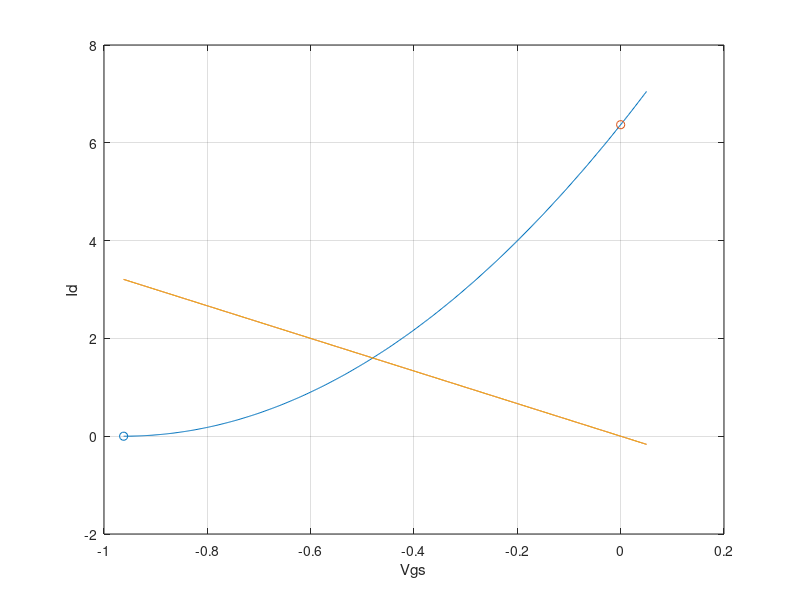
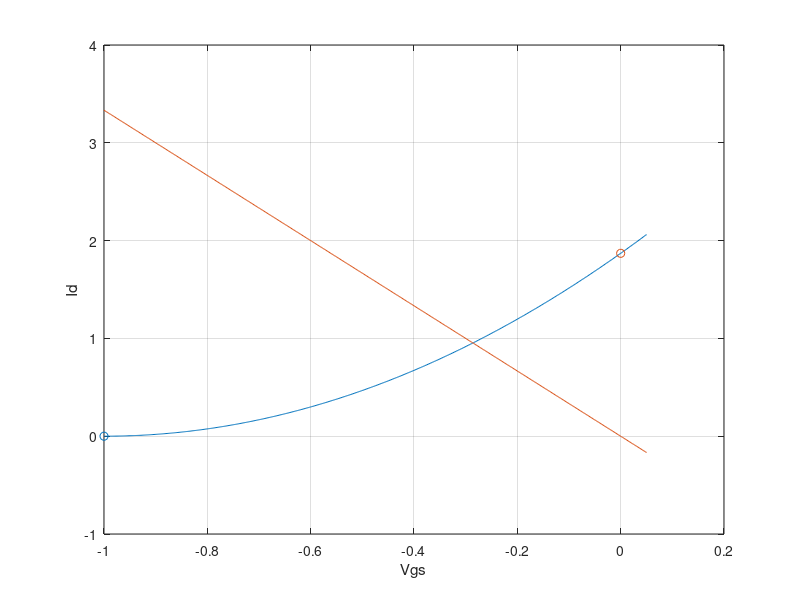
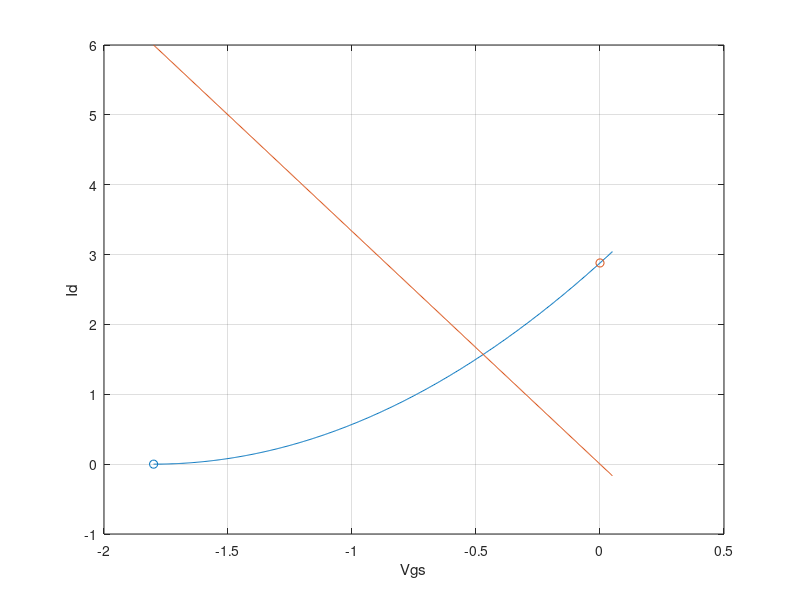

Reproduce these figures in MATLAB, in order.
clc; clear all ; close all;
%%%
% JFET 
Vp = -0.962 ; Idss = 6.37;
Vgs = linspace(Vp,0.05,500);
Id = Idss * ((1 -(Vgs/Vp) ).^(2));
figure ;plot(Vgs,Id);grid on; hold on;scatter(Vp,0);scatter(0,Idss);hold on;
xlabel('Vgs');ylabel('Id');
%autopolarizacion
Rs =0.3;
Idq = -Vgs./Rs; plot(Vgs,Idq);hold on
%Divisor de voltaje
Vdd = 12; R1 = 9375000; R2 = 1119402 ;Vg = R2* Vdd / (R1+ R2);
Idq1 =(Vg/Rs)-(1/Rs)*Vgs;plot(Vgs,Idq);hold on; % scatter(Vg,0);

%%
% del parcial
% acople
Vp = -1 ; Idss = 1.87;
Vgs = linspace(Vp,0.05,500);
Id = Idss * ((1 -(Vgs/Vp) ).^(2));
figure ;plot(Vgs,Id);grid on; hold on;scatter(Vp,0);scatter(0,Idss);hold on;
xlabel('Vgs');ylabel('Id');
%autopolarizacion
Rs =0.3;
Idq = -Vgs./Rs; plot(Vgs,Idq);hold on

% amplificacion
Vp = -1.8 ; Idss = 2.88;
Vgs = linspace(Vp,0.05,500);
Id = Idss * ((1 -(Vgs/Vp) ).^(2));
figure ;plot(Vgs,Id);grid on; hold on;scatter(Vp,0);scatter(0,Idss);hold on;
xlabel('Vgs');ylabel('Id');
%autopolarizacion
Rs =0.3;
Idq = -Vgs./Rs; plot(Vgs,Idq);hold on

